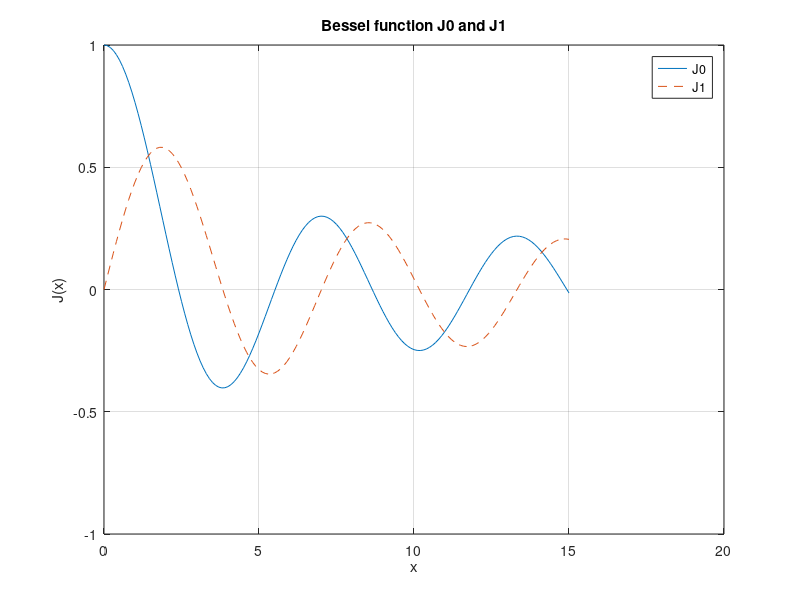

The MATLAB script that drew this image:
% P6_22.M  Plot J0 and J1 and find zeros
%
clear
x=[0:0.1:15];
plot(x,besselj(0,x),'-',x,besselj(1,x),'--')
title('Bessel function J0 and J1')
xlabel('x')
ylabel('J(x)')
grid
legend('J0','J1')
%
% The zeros may be found in several ways including estimating
% the value from the graph using the zoom command. Try fzero command. 
%
% Note: mouse clicks for zoom and legend may conflict 
